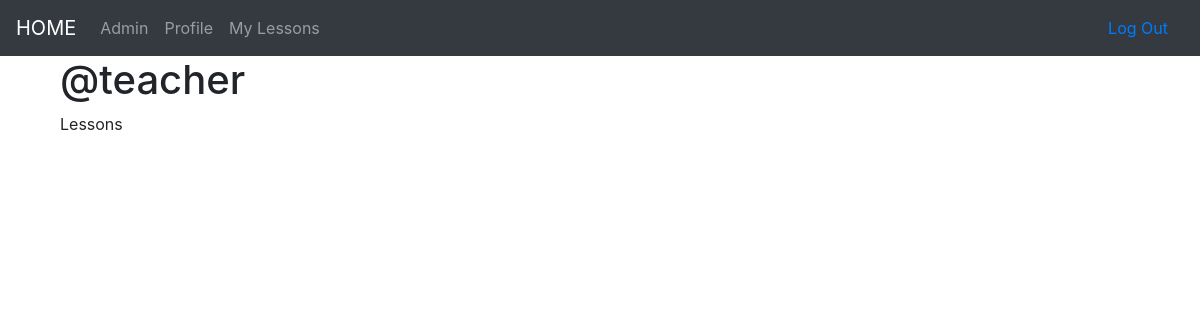
The app's page /lessons/3/ (signed in), older data.
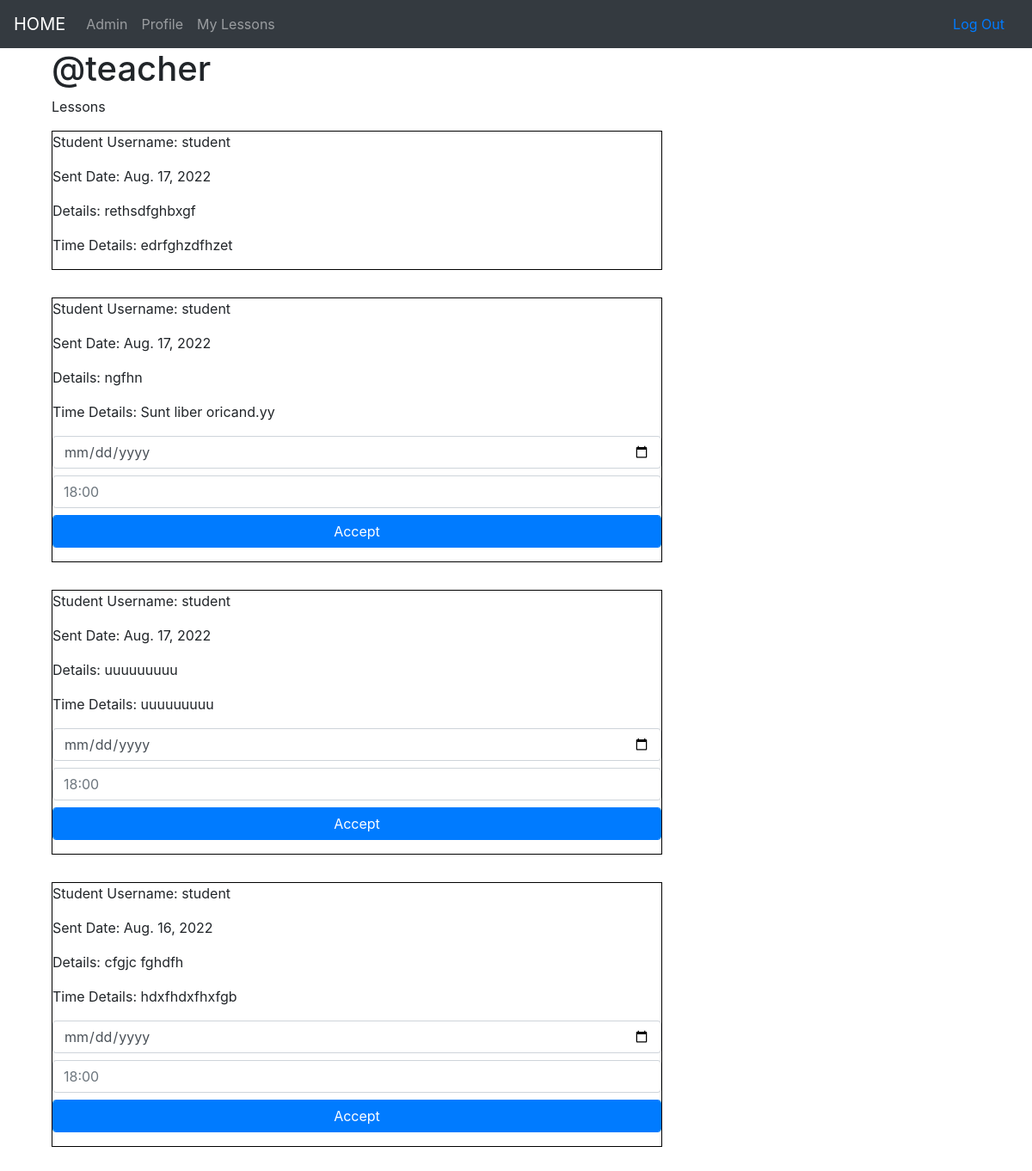
The same page, newer data.
### accounts/models.py (models this page shows, shortened)
class Teacher(models.Model):
    user = models.OneToOneField(User, on_delete=models.CASCADE, primary_key=True)
    subject = models.ForeignKey(Subject, on_delete=models.SET_NULL, null=True)

class User(AbstractUser):
    phone_number = models.CharField(max_length=10,blank=False, validators=[phone_number_validator], unique=True)
    email = models.EmailField(unique=True)
    is_student = models.BooleanField(default=False)
    is_teacher = models.BooleanField(default=False)

### lessons/models.py (models this page shows, shortened)
class Lesson(models.Model):
    user = models.ForeignKey(User, on_delete=models.CASCADE)
    teacher = models.ForeignKey(Teacher, on_delete=models.CASCADE, null=True)
    sent_date = models.DateField(auto_now_add=True)
    accepted = models.BooleanField(default=False)
    planned_date = models.DateField(auto_now_add=False, null=True, blank=True)
    planned_time = models.CharField(max_length=164, null=True, blank=True)
    description = models.TextField()
    time_description = models.TextField(default="Sunt liber oricand.")
    class Meta:
        ordering = ["-sent_date"]

### lessons/views.py (the view, shortened to what this page needs)
# urls.py: path('<int:pk>/', views.TeacherLessons.as_view(), name='appending_lessons'),
class TeacherLessons(generic.ListView):
    model = Lesson
    template_name = 'lessons/teacher_lessons_list.html'
    def get_queryset(self):
        queryset = super(TeacherLessons, self).get_queryset()
        queryset = queryset.filter(teacher=self.request.user.teacher)
        return queryset
    def get_context_data(self,**kwargs):
        context = super().get_context_data(**kwargs)
        context['teacher'] = self.request.user.teacher
        return context

### lessons/templates/lessons/teacher_lessons_list.html (shortened to what this page needs)
{% extends "base.html" %}
{% block content %}
    <div class="col-md-4">
        <h1>@{{ teacher.user.username }}</h1>
        <p>Lessons</p>
    </div>
    <div class="col-md-8">
        {% for lesson in object_list  %}
            <div class="div_teacher_lessons">
                <p>Student Username: {{ lesson.user.username }}</p>
                <p>Sent Date: {{ lesson.sent_date }}</p>
                <p>Details: {{ lesson.description }}</p>
                <p>Time Details: {{ lesson.time_description }}</p>
                {% if lesson.accepted == False %}
                    <form method="POST" action="{% url 'lessons:appending_lessons' pk=teacher.pk %}">
                        <div class="form-group">
                            <input type="date" name="date" class="form-control mb-2"
                                placeholder="dd-mm-yyyy" value=""
                                min="1997-01-01" max="2030-12-31">
                            <input type="text" name="time" class="form-control mb-2"
                                placeholder="18:00" value="">
                            <input class="btn-block btn-primary form-control" type="submit" value="Accept">
                        </div>
                    </form>
                {% endif %}
            </div>
        {% endfor %}
    </div>
{% endblock %}

### templates/base.html (shortened to what this page needs)
<!DOCTYPE html>
{% load static %}
<html>
  <head>
    <link rel="stylesheet" href="https://cdn.jsdelivr.net/npm/bootstrap@4.4.1/dist/css/bootstrap.min.css">
    <link rel="stylesheet" type="text/css" href="{% static 'invicta/css/master.css' %}" >
  </head>
  <body>
    <nav class="navbar navbar-expand-lg navbar-dark bg-dark mynav custom-navbar">
        <a class="navbar-brand mynav" href="{% url 'home' %}">HOME</a>
        <div class="collapse navbar-collapse" id="navbarSupportedContent">
            <ul class="navbar-nav mr-auto">
                {% if user.is_authenticated %}
                    <li class="nav-item">
                        <a class="nav-link" href="{% url 'admin:index' %}">Admin</a>
                    </li>
                    {% if user.is_teacher %}
                        <li class="nav-item">
                            <a class="nav-link" href="{% url 'profiles:profile_detail' slug=user.teacher.profile.slug %}">Profile</a>
                        </li>
                        <li class="nav-item">
                            <a class="nav-link" href="{% url 'lessons:appending_lessons' pk=user.teacher.pk %}">My Lessons</a>
                        </li>
                    {% endif %}
                {% else %}
                    <li class="nav-item">
                        <a class="nav-link" href="{% url 'admin:index' %}">Admin</a>
                    </li>
                {% endif %}
            </ul>
            {% if user.is_authenticated %}
                <li class="nav">
                    <a class="nav-link" href="{% url 'accounts:logout' %}">Log Out</a>
                </li>
            {% endif %}
        </div>
    </nav>
    <div class="container mycontent">
        {% block content %}
        {% endblock %}
    </div>
  </body>
</html>

### static/invicta/css/master.css (style rules this page uses)
.div_teacher_lessons { border : 1px solid black; margin-bottom: 2em; }

Row changes from the older to the newer data that the page shows:
added Lesson: user.username "student", sent_date "Aug. 17, 2022", description "rethsdfghbxgf", time_description "edrfghzdfhzet"
added Lesson: user.username "student", sent_date "Aug. 17, 2022", description "ngfhn", time_description "Sunt liber oricand.yy"
added Lesson: user.username "student", sent_date "Aug. 17, 2022", description "uuuuuuuuu", time_description "uuuuuuuuu"
added Lesson: user.username "student", sent_date "Aug. 16, 2022", description "cfgjc fghdfh", time_description "hdxfhdxfhxfgb"
